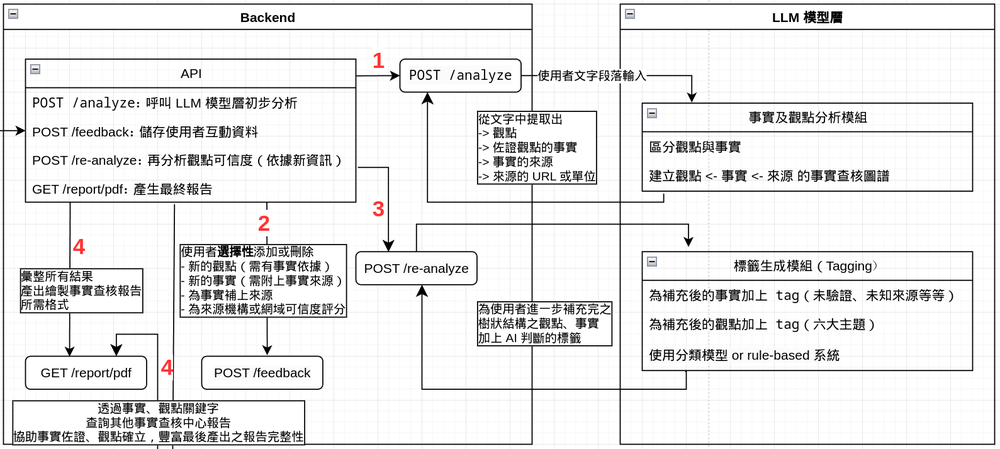
#> input picture server/assets/structure.png, 1000 x 449 px, shrunk from 1589 x 714 before the run
$ python to_square.py ../server/assets/structure.png
#> lines starting #> are read from the running program, lines starting #| are printed output that depends on the picture
import os
import sys
from PIL import Image
import argparse

def crop_to_square(input_path, output_path):
    """
    Crops an image to a square by removing equal amounts from the longer dimension.

    Args:
        input_path (str): Path to the input image file.
        output_path (str): Path to save the cropped square image.
    """
#> called with input_path = '../server/assets/structure.png', output_path = '../server/assets/structure_square.png'
    try:
        img = Image.open(input_path)
#> img is the input picture: PIL image 1000x449 RGBA; mean R, G, B, A 233.5, 233.4, 233.4, 255
        width, height = img.size
#> width = 1000; height = 449

        if width == height:
            print(f"Image is already square: {input_path}")
            img.save(output_path) # Save a copy anyway
            print(f"Saved square image to: {output_path}")
            return

        # Determine the shorter side
        min_dim = min(width, height)
#> min_dim = 449

        # Calculate coordinates for cropping
        if width > height:
            # Crop left and right sides
            left = (width - height) / 2
#> left = 275.5
            right = width - left
#> right = 724.5
            top = 0
            bottom = height
#> bottom = 449
            box = (left, top, right, bottom)
#> box = (275.5, 0, 724.5, 449)
        else: # height > width
            # Crop top and bottom sides
            top = (height - width) / 2
            bottom = height - top
            left = 0
            right = width
            box = (left, top, right, bottom)

        # Crop the image
        cropped_img = img.crop(box)
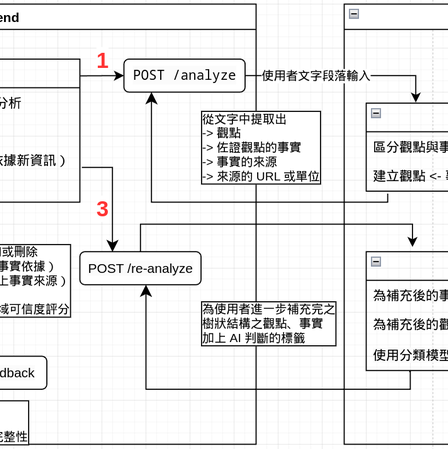
#> cropped_img: PIL image 448x449 RGBA; mean R, G, B, A 235.5, 235.3, 235.3, 255
        cropped_img.save(output_path)
        print(f"Saved square image to: {output_path}")

    except FileNotFoundError:
        print(f"Error: Input file not found at {input_path}", file=sys.stderr)
    except Exception as e:
        print(f"An error occurred: {e}", file=sys.stderr)

if __name__ == "__main__":
    parser = argparse.ArgumentParser(description="Crop an image into a square by trimming the longer dimension.")
    parser.add_argument("input_image", help="Path to the input image file.")
    parser.add_argument("-o", "--output", help="Path for the output square image. If not provided, saves as '<input_name>_square.<ext>' in the same directory.")

    args = parser.parse_args()

    output_file_path = args.output
    if not output_file_path:
        input_dir = os.path.dirname(args.input_image)
        base_name, ext = os.path.splitext(os.path.basename(args.input_image))
        output_file_path = os.path.join(input_dir, f"{base_name}_square{ext}")

    crop_to_square(args.input_image, output_file_path)

# How to run:
# python to_square.py path/to/your/image.png
# Or specify an output file:
# python to_square.py path/to/your/image.png -o path/to/output/square_image.png
